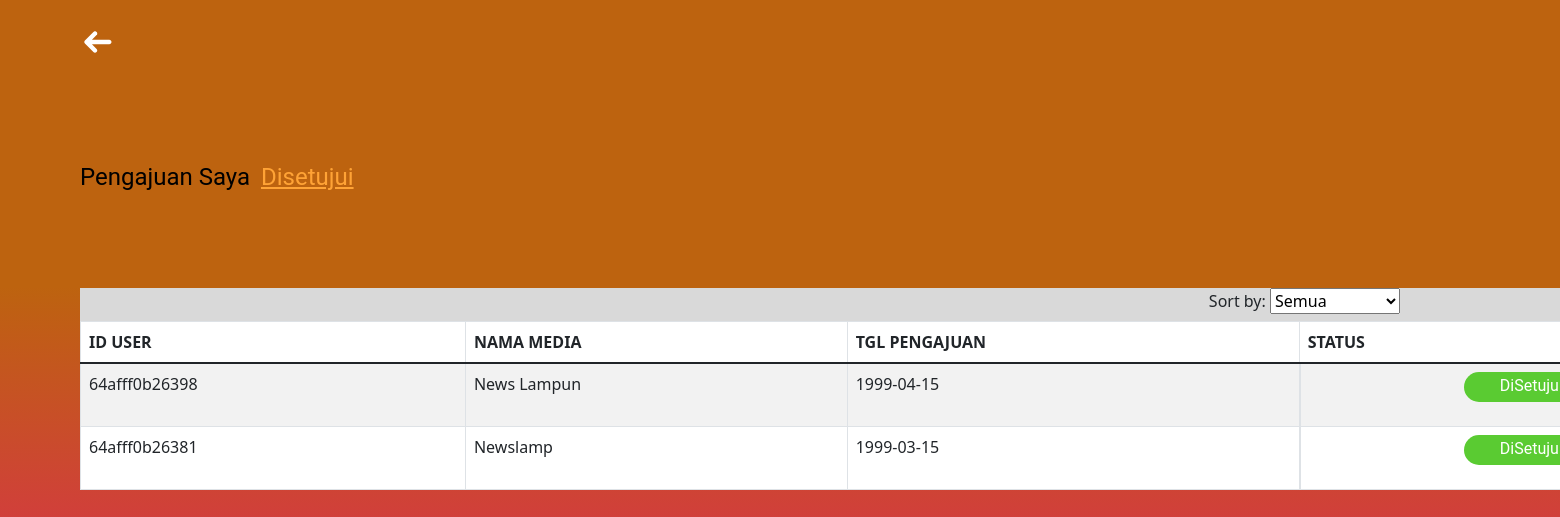
/admin-page/table_setuju.php (signed in), run on the app's committed database.
### tables this page shows
CREATE TABLE `pengajuan` (
  `id_pengajuan` varchar(255) NOT NULL,
  `id_user` varchar(255) DEFAULT NULL,
  `status` varchar(50) DEFAULT NULL,
  `tglterima` date DEFAULT NULL,
  `tglaju` date DEFAULT NULL,
  `keterangan` text DEFAULT NULL
);

CREATE TABLE `member` (
  `id_user` varchar(255) NOT NULL,
  `phone` varchar(10) DEFAULT NULL,
  `email` text DEFAULT NULL,
  `company_name` text DEFAULT NULL,
  `company_address` text DEFAULT NULL
);

### admin-page/table_setuju.php (the view, shortened to what this page needs)
<?php
include "../config/connection.php";
?>
<!DOCTYPE html>
<html lang="en">
<head>
    <link rel="stylesheet" href="../style/style-table-setuju.css">
    <link href="https://cdn.jsdelivr.net/npm/bootstrap@5.3.0/dist/css/bootstrap.min.css" rel="stylesheet">
    <link rel="stylesheet" href="https://cdn.jsdelivr.net/npm/bootstrap@4.6.2/dist/css/bootstrap.min.css">
    <link href="https://cdn.jsdelivr.net/npm/bootstrap@5.0.2/dist/css/bootstrap.min.css" rel="stylesheet">
    <link href="https://cdn.jsdelivr.net/npm/bootstrap@5.3.0/dist/css/bootstrap.min.css" rel="stylesheet">
</head>
<body>
    <div class="navbar">
        <a href="../index.php" style="text-decoration: none; color:white">
        </a>
    </div>
    <div class="content">
        <div id="pilihan">
            <a href="list-pengajuan.php" class="text-black" id="pengajuan">Pengajuan Saya</a>
            <a href="table_setuju.php" class="text-yellow" id="setuju">Disetujui</a>
        </div>
        <div class="sort">
            <form method="get" id="sortForm">
                <label for="sort_by">Sort by:</label>
                <select name="sort_by" id="sort_by">
                    <option value="">Semua</option>
                </select>
            </form>
        </div>
        <div class="rectangle">
            <table class="table table-striped table-bordered table-hover">
                <thead>
                    <tr>
                        <th scope="col">ID USER</th>
                        <th scope="col">NAMA MEDIA</th>
                        <th scope="col">TGL PENGAJUAN</th>
                        <th scope="col">STATUS</th>
                    </tr>
                </thead>
                <tbody>
                    <?php
                    $sort_by = isset($_GET['sort_by']) ? $_GET['sort_by'] : '';
                    if ($sort_by != '') {
                        $sql = "SELECT * FROM pengajuan JOIN member on pengajuan.id_user = member.id_user WHERE pengajuan.status = 'DiSetuju' AND member.company_name = ? ORDER BY pengajuan.tglaju DESC";
                        if ($stmt = $conn->prepare($sql)) {
                            $stmt->bind_param('s', $sort_by);
                            $stmt->execute();
                            $result = $stmt->get_result();
                            while ($user = $result->fetch_assoc()) {
                                $id_pengajuan = $user['id_pengajuan'];
                                echo "<tr>
                                        <td data-bs-toggle='modal' data-bs-target='#modal-file' data-id='$user[id_pengajuan]'><p class='table-a'>$user[id_user]</p></td>
                                        <td><p class='table-a'>$user[company_name]</p></td>
                                        <td><p class='table-a'>$user[tglaju]</p></td>
                                        <td id='row-status'>
                                            <div class= 'oval'>
                                                <p class='table-a' id='text-status'>$user[status]</p>
                                            </div>
                                        </tr>";
                            }
                        } else {
                            echo "Error: " . $conn->error;
                        }
                    } else{
                        $sql = "SELECT * FROM pengajuan JOIN member on pengajuan.id_user = member.id_user WHERE pengajuan.status = 'DiSetuju' ORDER BY pengajuan.tglaju DESC";
                        if ($stmt = $conn->prepare($sql)) {
                            $stmt->execute();
                            $result = $stmt->get_result();
                            while ($user = $result->fetch_assoc()) {
                                echo "<tr>
                                        <td data-bs-toggle='modal' data-bs-target='#modal-file' data-id='$user[id_pengajuan]'><p class='table-a'>$user[id_user]</p></td>
                                        <td><p class='table-a'>$user[company_name]</p></td>
                                        <td><p class='table-a'>$user[tglaju]</p></td>
                                        <td id='row-status'>
                                            <div class= 'oval'>
                                                <p class='table-a' id='text-status'>$user[status]</p>
                                            </div>
                                        </tr>";
                            }
                        } else {
                            echo "Error: " . $conn->error;
                        }
                    }
                    ?>
                </tbody>
            </table>
        </div>
    </div>
</body>
</html>

### style/style-table-setuju.css (style rules this page uses)
body { font-family: Arial, sans-serif; margin: 0; padding: 0; background: linear-gradient(180deg, #BD630F 35.19%, rgba(202, 27, 27, 0.85) 65.10%); background-repeat: no-repeat; height: 100%; width: 100%; min-height: 100vh; }
.navbar { margin-top: 1rem; margin-left: 5rem; }
#pilihan { display: flex; flex-direction: row; margin: 6rem 5rem; }
.text-yellow { width: 6.206rem; color: #FFA336; font-family: Roboto; font-size: 1.5rem; font-style: normal; font-weight: 400; line-height: 1.71875rem; }
.text-black { width: 11.31225rem; color: #000; font-family: Roboto; font-size: 1.5rem; font-style: normal; font-weight: 400; line-height: 1.71875rem; text-decoration: none; }
.rectangle { width: 105rem; flex-shrink: 0; margin: 6rem 5rem; background: #D9D9D9; }
.oval { display: flex; justify-content: center; width: 8.19356rem; height: 1.875rem; flex-shrink: 0; border-radius: 1.875rem; background: #5ACB32; }
#row-status { margin: auto; display: flex; align-items: center; justify-content: center; padding-bottom: 1.5rem; }
#text-status { text-align: center; width: 7.5625rem; height: 1.4375rem; flex-shrink: 0; color: #FFF; font-family: Roboto; font-size: 1rem; font-style: normal; font-weight: 400; line-height: 1.71875rem; }
.sort { margin-right: 10rem; float: right; }

### data on the page
pengajuan: member.id_user "64afff0b26398", member.company_name "News Lampun", tglaju "1999-04-15", status "DiSetuju"
pengajuan: member.id_user "64afff0b26381", member.company_name "Newslamp", tglaju "1999-03-15", status "DiSetuju"
